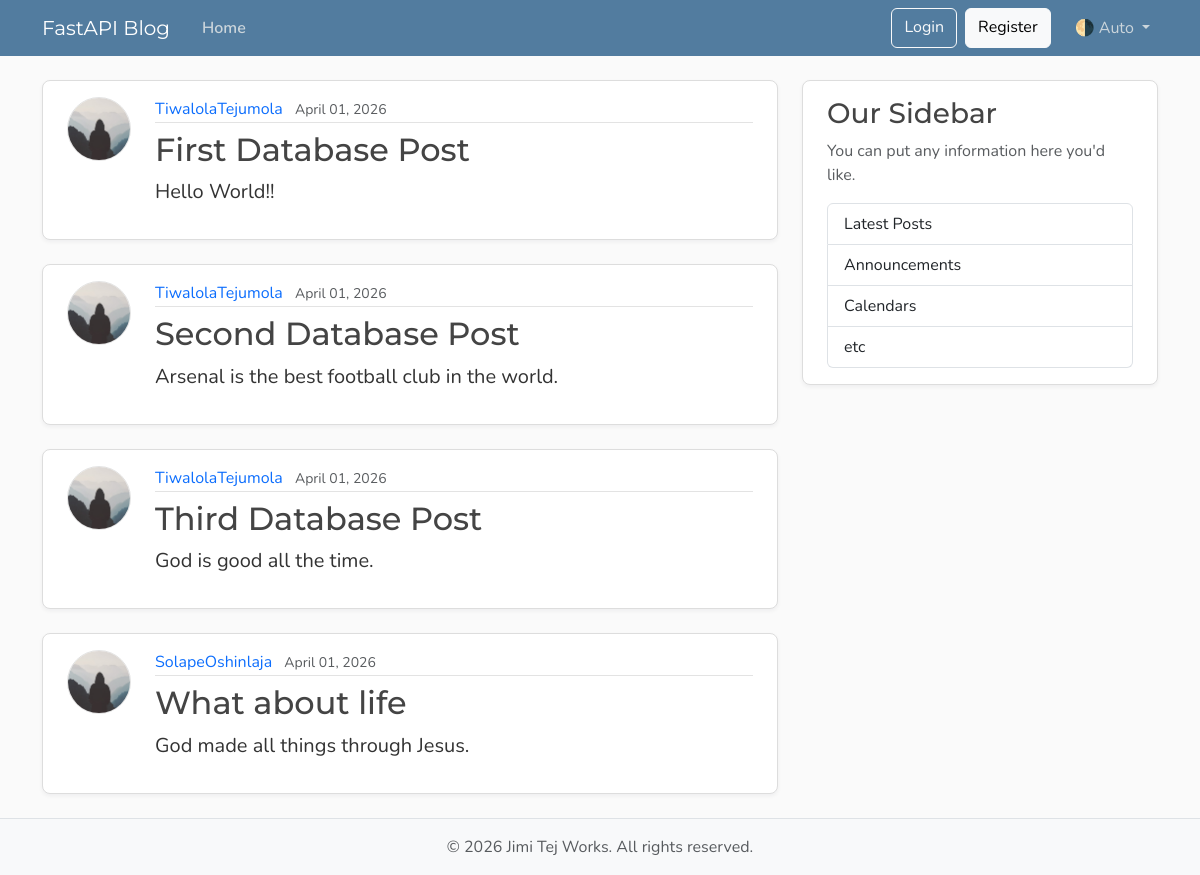
Page /posts on the earlier database version.
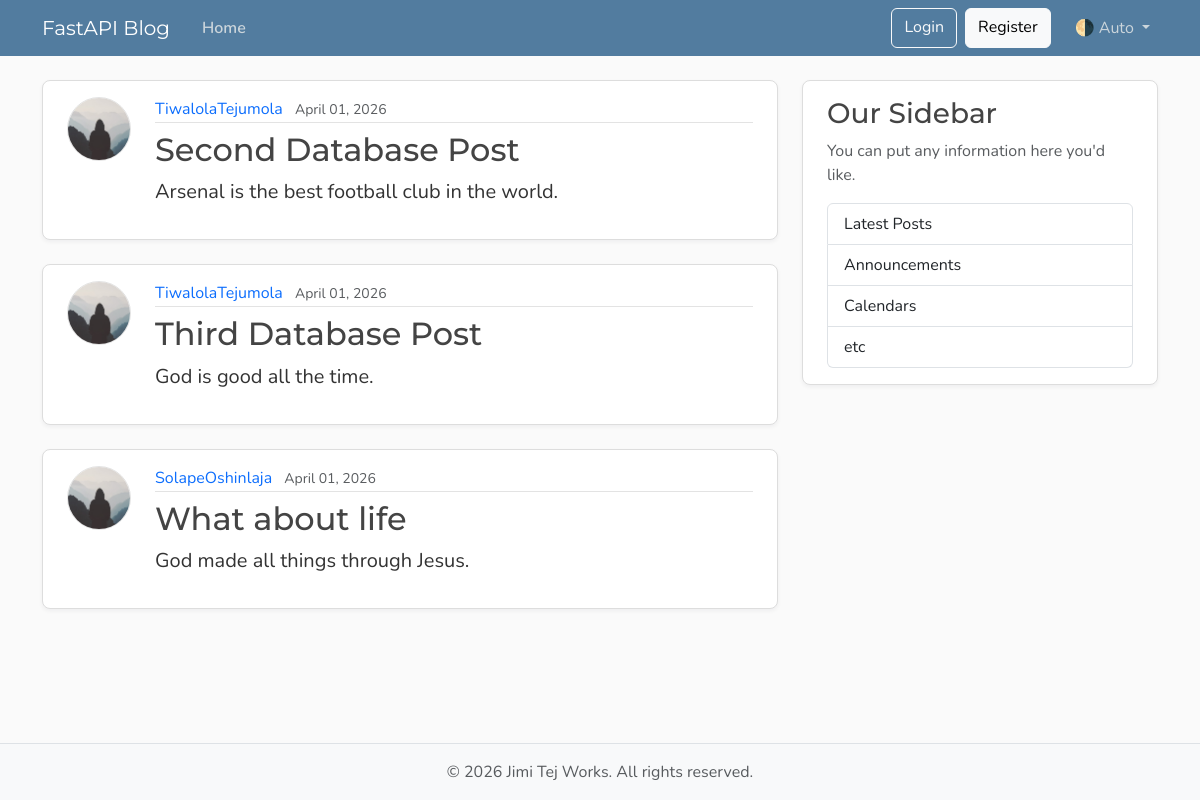
Same page on the later database version.
### models.py (models this page shows, shortened)
class Post(Base):
    __tablename__ = "posts"
    id: Mapped[int] = mapped_column(Integer, primary_key=True, index=True)
    title: Mapped[str] = mapped_column(String(200), nullable=False)
    content: Mapped[str] = mapped_column(Text, nullable=False)
    date_posted: Mapped[datetime] = mapped_column(DateTime(timezone=True), default=lambda: datetime.now(timezone.utc))
    user_id: Mapped[int] = mapped_column(Integer, ForeignKey("users.id"), nullable=False, index=True)
    author: Mapped[User] = relationship(back_populates="posts")

class User(Base):
    __tablename__ = "users"
    id: Mapped[int] = mapped_column(Integer, primary_key=True, index=True)
    username: Mapped[str] = mapped_column(String(50), unique=True, index=True, nullable=False)
    email: Mapped[str] = mapped_column(String(120), unique=True, index=True, nullable=False)
    image_file: Mapped[str | None] = mapped_column(String(200), nullable=True, default=None)
    posts: Mapped[list[Post]] = relationship(back_populates="author")

### main.py (the view)
@app.get("/", include_in_schema=False, name="home")
@app.get("/posts", include_in_schema=False, name="posts")
def home(request: Request, db:Annotated[Session, Depends(get_db)]):
    result = db.execute(select(models.Post))
    posts = result.scalars().all()
    return templates.TemplateResponse(
        request, "home.html", {"posts": posts, "title": "Home"},
        )

### templates/home.html
{% extends "layout.html" %}
{% block content %}
  {% for post in posts %}
    <article class="content-section py-3 px-4 mb-4">
      <div class="d-flex align-items-start gap-4">
        <img class="rounded-circle article-img flex-shrink-0"
             src="{{ post.author.image_path }}"
             alt="{{ post.author.username }}'s profile picture"
             width="64"
             height="64"
             loading="lazy">
        <div class="flex-grow-1">
          <div class="article-metadata mb-2">
            <a class="me-2" href="{{ url_for('user_posts', user_id=post.author.id)}}">{{ post.author.username }}</a>
            <small class="text-body-secondary">{{ post.date_posted.strftime('%B %d, %Y') }}</small>
          </div>
          <h2>
            <a class="article-title" href="{{ url_for('post_page', post_id=post.id) }}">{{ post.title }}</a>
          </h2>
          <p class="article-content">{{ post.content }}</p>
        </div>
      </div>
    </article>
  {% endfor %}
{% endblock content %}

### templates/layout.html (shortened to what this page needs)
<!DOCTYPE html>
<html lang="en">
  <head>
    <link href="https://cdn.jsdelivr.net/npm/bootstrap@5.3.8/dist/css/bootstrap.min.css"
          rel="stylesheet"
>
    <link rel="stylesheet"
        type="text/css"
        href="{{ url_for('static', path='css/main.css') }}">
  </head>
  <body class="d-flex flex-column min-vh-100">
    <header class="site-header">
      <nav class="navbar navbar-expand-md bg-steel fixed-top"
           data-bs-theme="dark">
        <div class="container">
          <a class="navbar-brand me-4" href="{{ url_for('home') }}">FastAPI Blog</a>
          <div class="collapse navbar-collapse" id="navbarToggle">
            <div class="navbar-nav me-auto">
              <a class="nav-link active" aria-current="page" href="{{ url_for('home') }}">Home</a>
            </div>
            <div class="navbar-nav">
              <a class="btn btn-outline-light mb-2 mb-md-0 me-md-2" href="#">Login</a>
              <a class="btn btn-light mb-2 mb-md-0 me-md-3" href="#">Register</a>
              <div class="nav-item dropdown">
                <a class="nav-link dropdown-toggle"
                   href="#"
                   role="button"
                   id="bd-theme"
                   data-bs-toggle="dropdown"
                   aria-expanded="false">
                  <span id="bd-theme-text">🌗 Auto</span>
                </a>
              </div>
            </div>
          </div>
        </div>
      </nav>
    </header>
    <main role="main" class="container">
      <div class="row">
        <div class="col-md-8">
          {% block content %}
          {% endblock content %}
        </div>
        <aside class="col-md-4">
          <div class="content-section py-3 px-4 mb-4">
            <h3>Our Sidebar</h3>
            <p class="text-body-secondary">You can put any information here you'd like.</p>
            <ul class="list-group">
              <li class="list-group-item">Latest Posts</li>
              <li class="list-group-item">Announcements</li>
              <li class="list-group-item">Calendars</li>
              <li class="list-group-item">etc</li>
            </ul>
          </div>
        </aside>
      </div>
    </main>
    <footer class="mt-auto py-3 bg-body-tertiary border-top">
      <div class="container text-center">
        <p class="text-body-secondary mb-0">
          © <span id="year"></span> Jimi Tej Works. All rights reserved.
        </p>
      </div>
    </footer>
  </body>
</html>

### static/css/main.css (style rules this page uses)
:root { --font-heading: "Montserrat", system-ui, -apple-system, BlinkMacSystemFont, sans-serif; --font-body: "Nunito", system-ui, -apple-system, BlinkMacSystemFont, sans-serif; --color-bg-body: #fafafa; --color-bg-content: #ffffff; --color-text-primary: #333333; --color-text-heading: #444444; --color-steel: #527c9f; --color-nav-link: #cbd5db; --color-nav-link-hover: #ffffff; --color-link-hover: #428bca; --color-border: #dddddd; --color-border-light: #e3e3e3; --spacing-xl: 5rem; --article-img-size: 4rem; --account-img-size: 7.813rem; }
body { font-family: var(--font-body); background: var(--color-bg-body); color: var(--color-text-primary); }
main { padding-top: var(--spacing-xl); }
h1, h2, h3, h4, h5, h6 { font-family: var(--font-heading); color: var(--color-text-heading); }
.navbar-brand { font-family: var(--font-heading); }
a { text-decoration: none; }
.bg-steel { background-color: var(--color-steel); }
.site-header .navbar-nav .nav-link { color: var(--color-nav-link); transition: color 0.2s ease-in-out; }
.site-header .navbar-nav .nav-link.active { font-weight: 600; }
.content-section { background: var(--color-bg-content); border: 1px solid var(--color-border); border-radius: 0.5rem; box-shadow: 0 2px 4px rgba(15, 23, 42, 0.05); transition: box-shadow 0.15s ease, transform 0.15s ease, border-color 0.15s ease; }
.article-title { color: var(--color-text-heading); transition: color 0.2s ease-in-out; }
.article-content { white-space: pre-line; font-size: 1.25rem; }
.article-img { height: var(--article-img-size); width: var(--article-img-size); flex-shrink: 0; object-fit: cover; border: 1px solid var(--color-border-light); box-shadow: 0 0 0 2px var(--color-bg-content); }
.article-metadata { padding-bottom: 0.063rem; border-bottom: 1px solid var(--color-border-light); }
.article-metadata a { transition: color 0.2s ease-in-out; }
[data-bs-theme="dark"] { --color-bg-body: #1a1a1a; --color-bg-content: #2d2d2d; --color-text-primary: #e0e0e0; --color-text-heading: #f0f0f0; --color-border: #404040; --color-border-light: #4a4a4a; }

Differences in the rows shown:
removed Post: author.username "TiwalolaTejumola", date_posted "April 01, 2026", title "First Database Post", content "Hello World!!"
